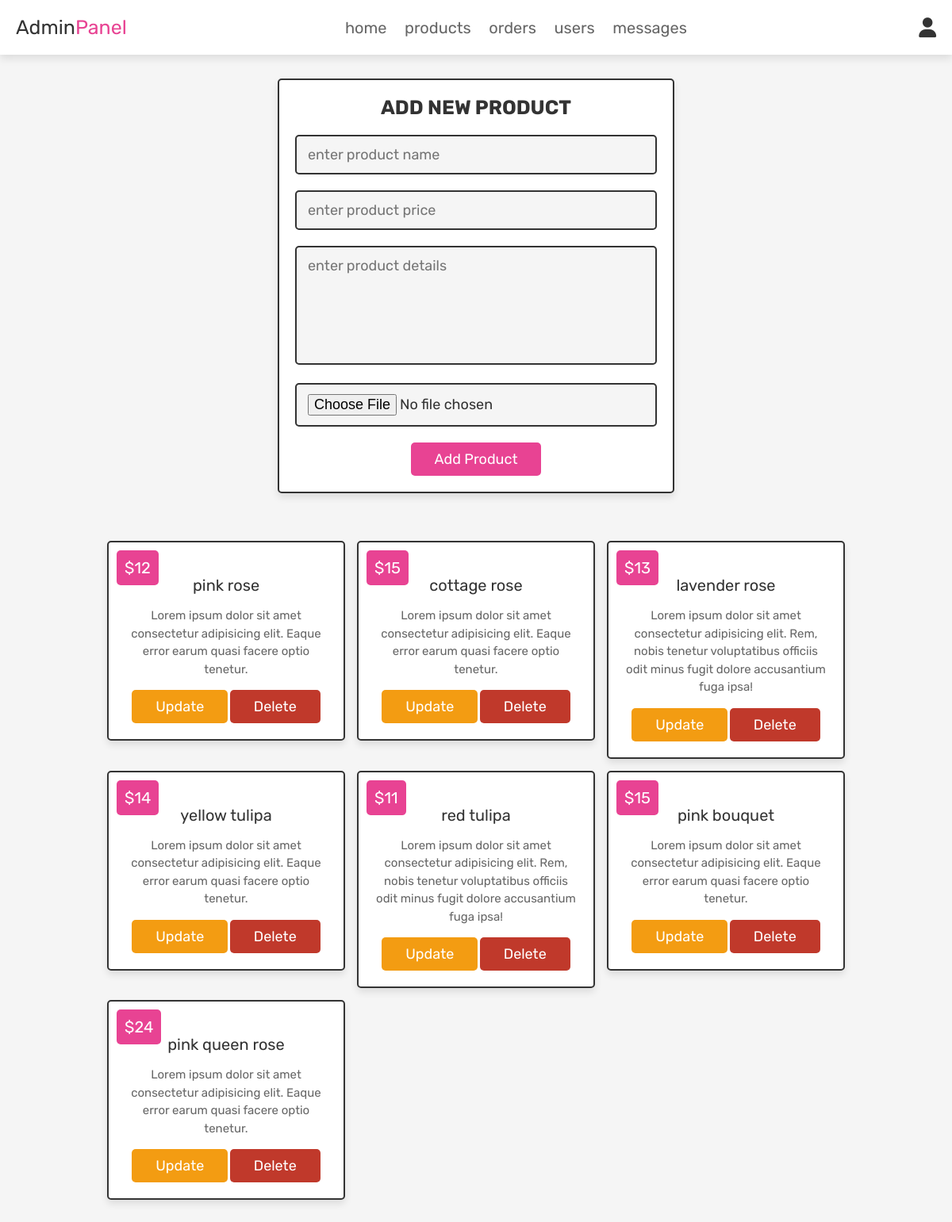
The page /admin_products.php (signed in) on the database its author committed.
### tables this page shows
CREATE TABLE products (
  id int(100) NOT NULL,
  name varchar(100) NOT NULL,
  details varchar(500) NOT NULL,
  price int(100) NOT NULL,
  image varchar(100) NOT NULL
);

### admin_products.php (the view, shortened to what this page needs)
<?php
@include 'config.php';
?>
<!DOCTYPE html>
<html lang="en">
<head>
   <link rel="stylesheet" href="https://cdnjs.cloudflare.com/ajax/libs/font-awesome/6.0.0/css/all.min.css">
   <link rel="stylesheet" href="css/new/admin/admin_product.css">
</head>
<body>
<?php @include 'admin_header.php'; ?>
<section class="add-products">
   <form action="" method="POST" enctype="multipart/form-data">
      <h3>add new product</h3>
      <input type="text" class="box" required placeholder="enter product name" name="name">
      <input type="number" min="0" class="box" required placeholder="enter product price" name="price">
      <textarea name="details" class="box" required placeholder="enter product details" cols="30" rows="10"></textarea>
      <input type="file" accept="image/jpg, image/jpeg, image/png" required class="box" name="image">
      <input type="submit" value="add product" name="add_product" class="btn">
   </form>
</section>
<section class="show-products">
   <div class="box-container">
      <?php
         $select_products = mysqli_query($conn, "SELECT * FROM `products`") or die('query failed');
         if(mysqli_num_rows($select_products) > 0){
            while($fetch_products = mysqli_fetch_assoc($select_products)){
      ?>
      <div class="box">
         <div class="price">$<?php echo $fetch_products['price']; ?></div>
         <div class="name"><?php echo $fetch_products['name']; ?></div>
         <div class="details"><?php echo $fetch_products['details']; ?></div>
         <a href="admin_update_product.php?update=<?php echo $fetch_products['id']; ?>" class="option-btn">update</a>
         <a href="admin_products.php?delete=<?php echo $fetch_products['id']; ?>" class="delete-btn" onclick="return confirm('delete this product?');">delete</a>
      </div>
      <?php
         }
      }else{
         echo '<p class="empty">no products added yet!</p>';
      }
      ?>
   </div>
</section>
</body>
</html>

### css/new/admin/admin_product.css (style rules this page uses)
:root { --pink:#e84393; --red:#c0392b; --orange:#f39c12; --black:#333; --white:#fff; --light-color:#666; --light-white:#ccc; --light-bg:#f5f5f5; --border:.2rem solid var(--black); --box-shadow:0 .5rem 1rem rgba(0,0,0,.1); }
* { font-family: 'Rubik', sans-serif; margin:0; padding:0; box-sizing: border-box; outline: none; border:none; text-decoration: none; transition:all .2s linear; }
html { font-size: 62.5%; overflow-x: hidden; scroll-behavior: smooth; scroll-padding-top: 6.5rem; }
body { background: var(--light-bg); }
section { padding:3rem 2rem; }
.btn, .delete-btn, .option-btn { display: inline-block; border-radius: .5rem; margin-top: 1rem; font-size: 1.8rem; color:var(--white); cursor: pointer; padding:1rem 3rem; text-transform: capitalize; }
.btn { background-color: var(--pink); }
.delete-btn { background-color: var(--red); }
.option-btn { background-color: var(--orange); }
.add-products form { max-width: 50rem; border-radius: .5rem; background-color: var(--white); border:var(--border); padding:2rem; text-align: center; margin:0 auto; box-shadow: var(--box-shadow); }
.add-products form h3 { font-size: 2.5rem; text-transform: uppercase; color:var(--black); margin-bottom: 1rem; }
.add-products form .box { width: 100%; margin:1rem 0; font-size: 1.8rem; color:var(--black); border-radius: .5rem; background-color: var(--light-bg); padding:1.2rem 1.4rem; border:var(--border); }
.add-products form textarea { height: 15rem; resize: none; }
.show-products .box-container { display: grid; grid-template-columns: repeat(auto-fit, 30rem); gap:1.5rem; align-items: flex-start; max-width: 1200px; margin: 0 auto; justify-content: center; }
.show-products .box-container .box { text-align: center; padding:2rem; border:var(--border); background-color: var(--white); box-shadow: var(--box-shadow); border-radius: .5rem; position: relative; }
.show-products .box-container .box .price { background-color: var(--pink); position: absolute; top:1rem; left:1rem; border-radius: .5rem; color:var(--white); padding:1rem; font-size: 2rem; }
.show-products .box-container .box .name { margin:1rem 0; font-size: 2rem; color:var(--black); }
.show-products .box-container .box .details { line-height: 1.5; color:var(--light-color); font-size: 1.5rem; padding:.5rem 0; }

### rows shown on the page
products: price "12", name "pink rose", details "Lorem ipsum dolor sit amet consectetur adipisicing elit. Eaque error earum quasi facere optio tenetur."
products: price "15", name "cottage rose", details "Lorem ipsum dolor sit amet consectetur adipisicing elit. Eaque error earum quasi facere optio tenetur."
products: price "13", name "lavender rose", details "Lorem ipsum dolor sit amet consectetur adipisicing elit. Rem, nobis tenetur voluptatibus officiis odit minus fugit dolore accusantium fuga ipsa!"
products: price "14", name "yellow tulipa", details "Lorem ipsum dolor sit amet consectetur adipisicing elit. Eaque error earum quasi facere optio tenetur."
products: price "11", name "red tulipa", details "Lorem ipsum dolor sit amet consectetur adipisicing elit. Rem, nobis tenetur voluptatibus officiis odit minus fugit dolore accusantium fuga ipsa!"
products: price "15", name "pink bouquet", details "Lorem ipsum dolor sit amet consectetur adipisicing elit. Eaque error earum quasi facere optio tenetur."
products: price "24", name "pink queen rose", details "Lorem ipsum dolor sit amet consectetur adipisicing elit. Eaque error earum quasi facere optio tenetur."
